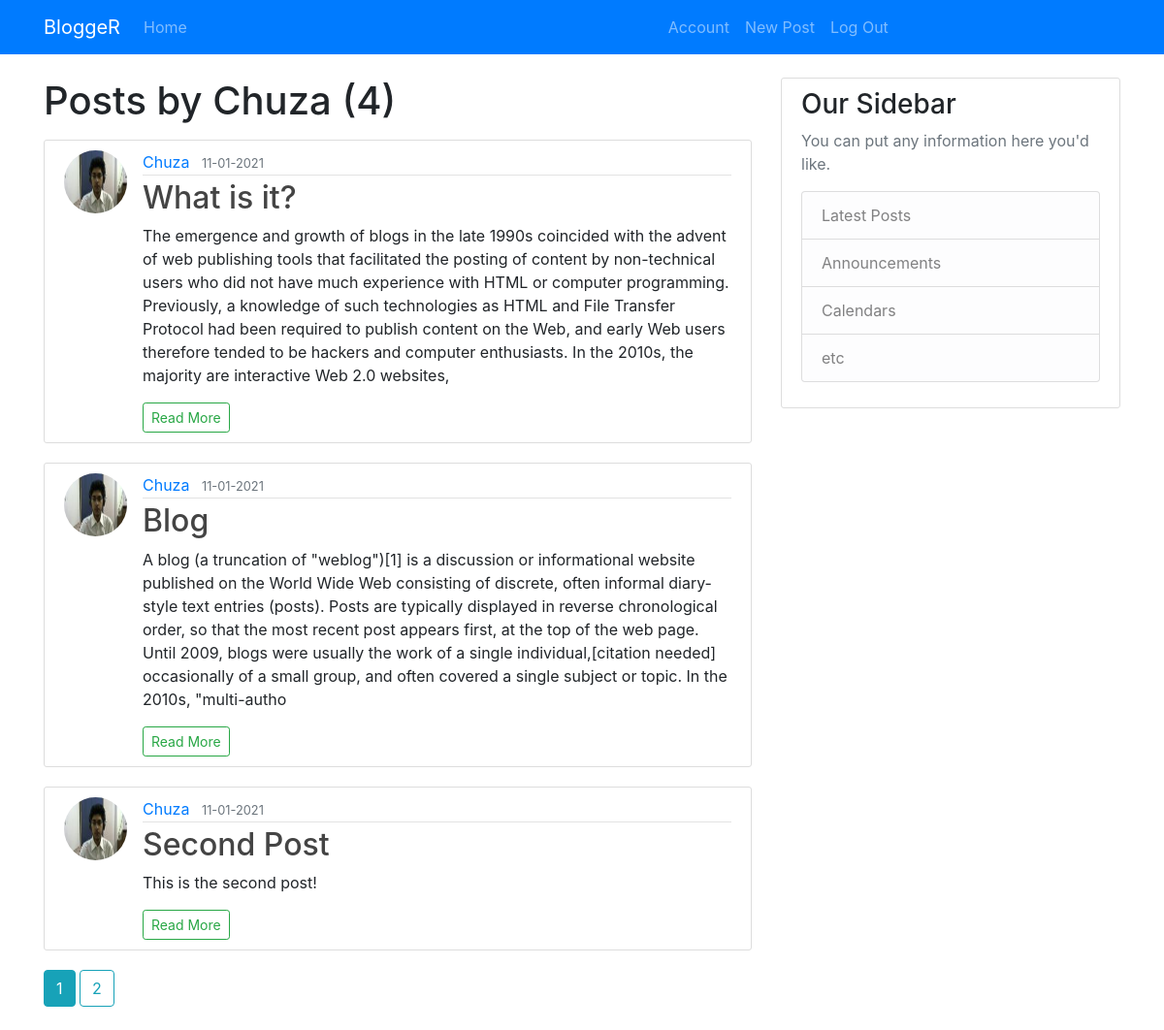
/user/Chuza (signed in), run on the app's committed database.
### main/models.py (models this page shows, shortened)
class User(db.Model,UserMixin):
    id = db.Column(db.Integer, primary_key=True)
    username = db.Column(db.String(20), unique=True, nullable=False)
    email = db.Column(db.String(120), unique=True, nullable=False)
    image_file = db.Column(db.String(20), unique=False,
                           nullable=False, default="default.jpg")
    password = db.Column(db.String(60), nullable=False)
    posts = db.relationship('Post',
                            backref=db.backref('author', lazy=True))

class Post(db.Model):
    id = db.Column(db.Integer, primary_key=True)
    title = db.Column(db.String, nullable=False)
    date_posted = db.Column(db.DateTime, nullable=False,
                            default=datetime.utcnow)
    content = db.Column(db.Text, nullable=False)
    user_id = db.Column(db.Integer, db.ForeignKey('user.id'), nullable=False)

### main/routes.py (the view)
@app.route("/user/<string:username>")
def user_post(username):
    page=request.args.get('page',1,type=int)
    user=User.query.filter_by(username=username)\
        .first_or_404()
    posts=Post.query.filter_by(author=user)\
        .order_by(Post.date_posted.desc())\
            .paginate(page=page,per_page=3)
    return render_template('user_post.html',user=user,posts=posts)

### main/models.py (called while the page is built)
@login_manager.user_loader
def load_user(user_id):
    return User.query.get(int(user_id))

### main/templates/user_post.html
{%extends "layout.html" %} {%block content%}
<h1 class="mb-3">Posts by {{user.username}} ({{posts.total}})</h1>
{%for post in posts.items%}
<article class="media content-section">
	<img src="{{url_for('static',filename='picture/'+post.author.image_file)}}" class='rounded-circle article-img'>
	<div class="media-body">
		<div class="article-metadata">
			<a class="mr-2" href="{{url_for('user_post',username=post.author.username)}}">{{ post.author.username }}</a>
			<small class="text-muted">{{ post.date_posted.strftime('%d-%m-%Y') }}</small>
		</div>
		<h2><a class="article-title" href="{{url_for('post',post_id=post.id)}}">{{ post.title }}</a></h2>
		<p class="article-content">{{ post.content[:500] }}</p>
		<a class='btn btn-outline-success btn-sm' href="{{url_for('post',post_id=post.id)}}">Read More</a>
	</div>
</article>
{%endfor%}
	{%for page_num in posts.iter_pages(left_edge=1,right_edge=1,left_current=1,right_current=2)%}
		{%if page_num%}
			{%if page_num==posts.page%}
				<a class="btn btn-info mb-4" href="{{url_for('user_post',username=user.username,page=page_num)}}">{{page_num}}</a>
			{%else%}
				<a class="btn btn-outline-info mb-4" href="{{url_for('user_post',username=user.username,page=page_num)}}">{{page_num}}</a>
			{%endif%}
		{%else%}
			...
		{%endif%}
	{%endfor%}
{%endblock content%}

### main/static/main.css (style rules this page uses)
body { background: #fafafa; color: #333333; margin-top: 5rem; }
h1, h2, h3, h4, h5, h6 { color: #444444; }
.content-section { background: #ffffff; padding: 10px 20px; border: 1px solid #dddddd; border-radius: 3px; margin-bottom: 20px; }
.article-title { color: #444444; }
.article-content { white-space: pre-line; }
.article-img { height: 65px; width: 65px; margin-right: 16px; }
.article-metadata { padding-bottom: 1px; margin-bottom: 4px; border-bottom: 1px solid #e3e3e3 }

### data on the page
User: username "Chuza"
Post: image_file (picture), author.username "Chuza", date_posted "11-01-2021", title "What is it?", content "The emergence and growth of blogs in the late 1990s coincided with the advent of web publishing tools that facilitated the posting of content by non-technical users who did not have much experience with HTML or computer programming. Previously, a knowledge of such technologies as HTML and File Transfer Protocol had been required to publish content on the Web, and early Web users therefore tended to be hackers and computer enthusiasts. In the 2010s, the majority are interactive Web 2.0 websites,"
Post: image_file (picture), author.username "Chuza", date_posted "11-01-2021", title "Blog", content "A blog (a truncation of \"weblog\")[1] is a discussion or informational website published on the World Wide Web consisting of discrete, often informal diary-style text entries (posts). Posts are typically displayed in reverse chronological order, so that the most recent post appears first, at the top of the web page. Until 2009, blogs were usually the work of a single individual,[citation needed] occasionally of a small group, and often covered a single subject or topic. In the 2010s, \"multi-autho"
Post: image_file (picture), author.username "Chuza", date_posted "11-01-2021", title "Second Post", content "This is the second post!"

### other printed values
{{ posts.total }} "4"
{{ page_num }} "1"
{{ page_num }} "2"
